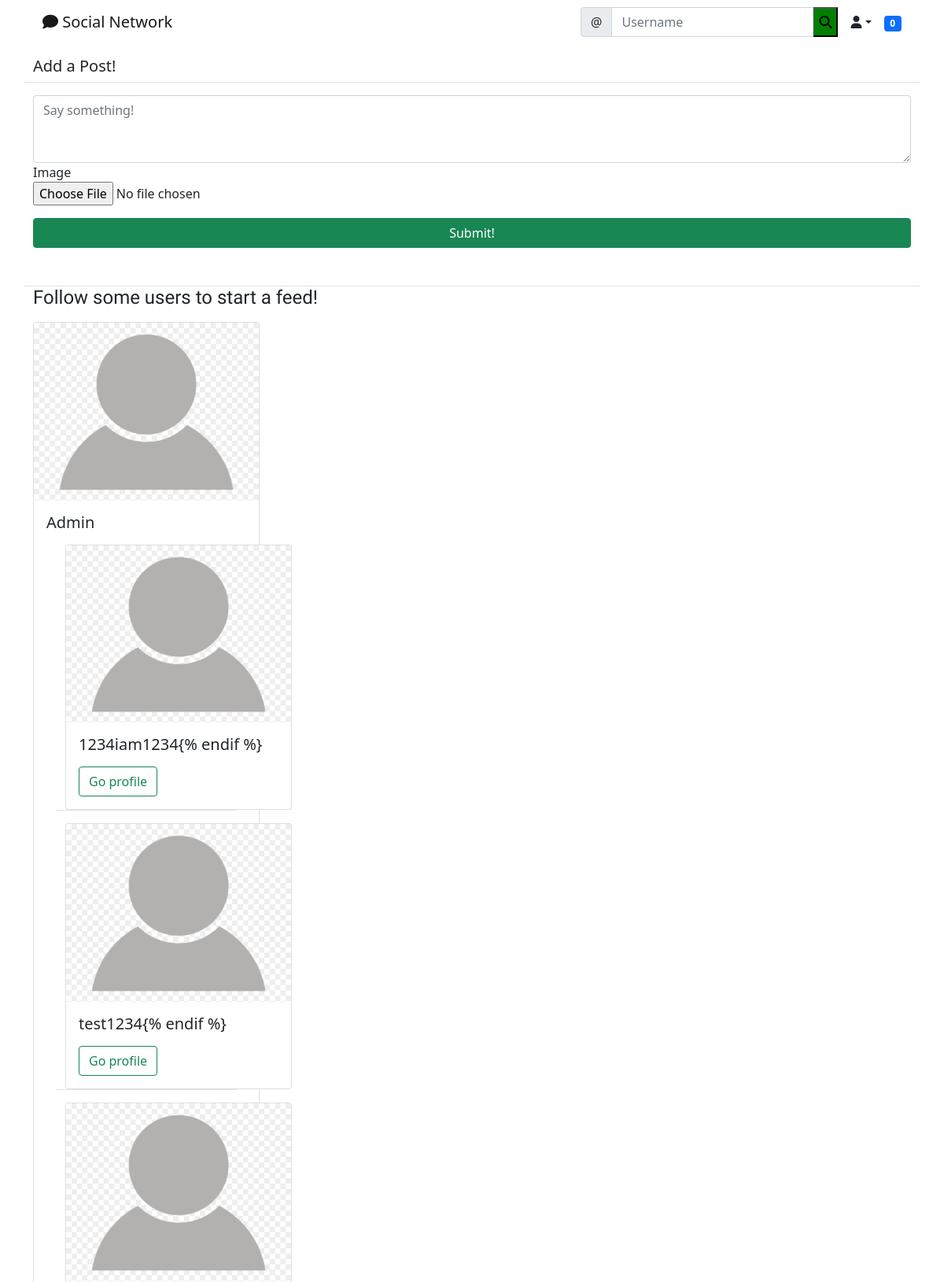
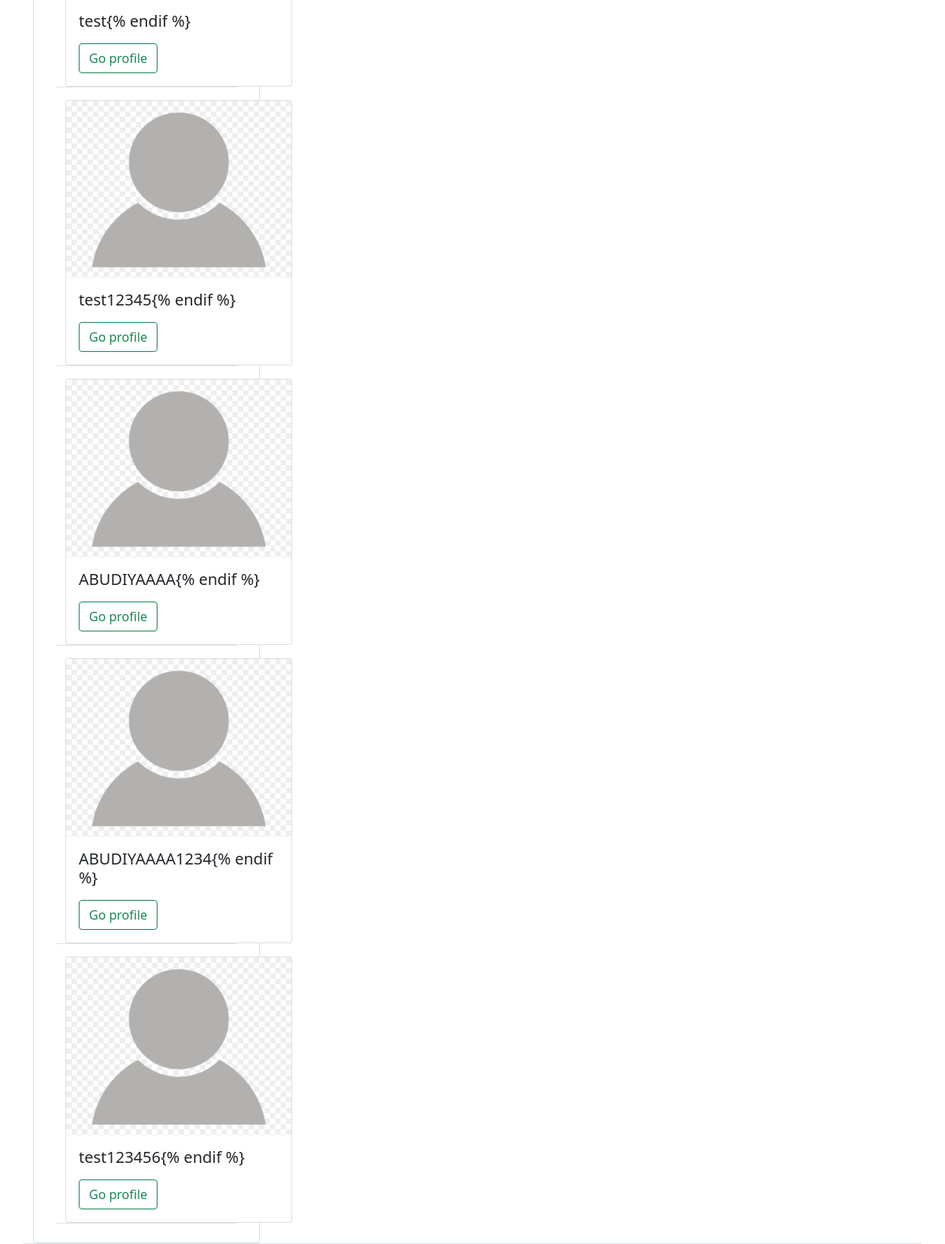
/social/ (signed in), run on the app's committed database (2 pictures, top to bottom).
### social/models.py (models this page shows)
class UserProfile(models.Model):
    user = models.OneToOneField(User, primary_key=True, verbose_name='user',
                                related_name='profile', on_delete=models.CASCADE)
    name = models.CharField(max_length=30, blank=True, null=True)
    bio = models.TextField(max_length=500, blank=True, null=True)
    birth_date = models.DateField(blank=True, null=True)
    location = models.CharField(max_length=100, blank=True, null=True)
    picture = models.ImageField(upload_to='uploads/profile_pictures',
                                default='uploads/profile_pictures/default.png', blank=True)
    followers = models.ManyToManyField(
        User, blank=True, related_name='followers')
    online = models.BooleanField(default=False)

### social/views.py (the view, shortened to what this page needs)
# urls.py: path('', PostListView.as_view(), name='post_list'),
class PostListView(LoginRequiredMixin, View):
    def get(self, request, *args, **kwargs):
        logged_in_user = request.user
        posts = Post.objects.filter(
            author__profile__followers__in=[logged_in_user.id]
        ).order_by('-created_on')
        form = PostForm()
        profile = UserProfile.objects.all().order_by('-followers')
        context = {'post_list': posts,
                   'form': form,
                   'profiles': profile
                   }
        return render(request, 'social/post_list.html', context)

### social/forms.py
class PostForm(forms.ModelForm):
    body = forms.CharField(
        label='',
        widget=forms.Textarea(attrs={
            'rows': 3,
            'placeholder': 'Say something!'
        })
    )
    image = forms.ImageField(required=False)
    class Meta:
        model = Post
        fields = ['body', 'image']

### landing/templatetags/custom_tags.py (called while the page is built)
@register.inclusion_tag('social/show_notifications.html', takes_context=True)
def show_notifications(context):
    request_user = context['request'].user
    notifications = Notification.objects.filter(
        to_user=request_user).exclude(user_has_seen=True).order_by('-date')
    return {'notifications': notifications}

### social/templates/social/post_list.html (shortened to what this page needs)
{% extends "landing/base.html" %} {% load crispy_forms_tags %} {% block content %}
<div class="container">
  <div class="row justify-content-center mt-3">
    <div class="col md-5 col-sm-12 border-bottom">
      <h5>Add a Post!</h5>
    </div>
  </div>
</div>
<div class="container">
  <div class="row justify-content-center mt-3">
    <div class="col md-5 col-sm-12 border-bottom">
      <form method="POST" enctype="multipart/form-data">
        {% csrf_token %} {{ form|crispy }}
        <div class="d-grid gap-2">
          <button class="btn btn-success mt-3 mb-5">Submit!</button>
        </div>
      </form>
    </div>
  </div>
</div>
{% if post_list %} {% for post in post_list%}
<div class="container">
  <div class="row justify-content-center mt-3">
    <div class="col md-5 col-sm-12 border-bottom">
      <div class="">
        <a href="{% url 'profile' post.author.profile.pk%}">
          <img
            src="{{post.author.profile.picture.url}}"
            alt=""
            class="rounded-circle"
            style="float: left; margin-right: 1rem"
            height="30"
            width="30"
          />
          <p style="padding-top: 0.5 rem">
            <a
              href="{% url 'profile' post.author.profile.pk%}"
              style="text-decoration: none"
              class="text-primary"
            >
              @{{post.author}}
            </a>
            {{post.created_on}}
          </p>
        </a>
      </div>
      <div class="position-relative">
        {% if post.image %}
        <img src="{{post.image.url}}" class="post-image" />
        {% endif %}
        <p>{{post.body}}</p>
        <a href="{%url 'post_detail' post.pk%}" class="stretched-link"></a>
      </div>
      <div class="d-flex flex-row">
        <form class="" action="{% url 'like' post.pk%}" method="post">
          {% csrf_token %}
          <input type="hidden" name="next" value="{{request.path}}" />
          <button
            type="submit"
            style="
              background-color: transparent;
              border: none;
              box-shadow: none;
            "
          >
            <i class="far fa-thumbs-up"></i>
            <span>{{post.likes.all.count}}</span>
          </button>
        </form>
        <form class="" action="{% url 'dislike' post.pk%}" method="post">
          {% csrf_token %}
          <input type="hidden" name="next" value="{{request.path}}" />
          <button
            type="submit"
            style="
              background-color: transparent;
              border: none;
              box-shadow: none;
            "
          >
            <i class="far fa-thumbs-down"></i>
            <span>{{post.dislikes.all.count}}</span>
          </button>
        </form>
      </div>
    </div>
  </div>
</div>
{% endfor %} {% else %}
<h4 style="font-family: 'Russo One', sans-serif" class="container">
  Follow some users to start a feed!
</h4>
{% for profile in profiles %} {% if profile.user != request.user %}
<div class="container">
  <div class="row justify-content-center mt-3">
    <div class="col md-5 col-sm-12 border-bottom">
      <div class="card" style="width: 18rem">
        <img src="{{profile.picture.url}}" class="card-img-top" alt="..." />
        <div class="card-body">
          <h5 class="card-title">
            {% if profile.name %}{{profile.name}}{% else %}{{profile.user}}{%
            endif %}
          </h5>
          <a
            href="{% url 'profile' profile.pk%}"
            class="btn btn-outline-success"
            >Go profile</a
          >
        </div>
      </div>
    </div>
  </div>
</div>
{% endif %} {% endif %} {% endfor %} {% endif %} {% endblock %}

### landing/templates/landing/base.html (style rules this page uses)
:root { --send-bg: #0B93F6; --send-color: white; --receive-bg: #E5E5EA; --receive-text: black; --page-background: white; }

### data on the page
UserProfile: picture (placeholder picture), name "Admin"
UserProfile: picture (placeholder picture), user "1234iam1234"
UserProfile: picture (placeholder picture), user "test1234"
UserProfile: picture (placeholder picture), user "test"
UserProfile: picture (placeholder picture), user "test12345"
UserProfile: picture (placeholder picture), user "ABUDIYAAAA"
UserProfile: picture (placeholder picture), user "ABUDIYAAAA1234"
UserProfile: picture (placeholder picture), user "test123456"

### other printed values
{{ notifications.count }} "0"
